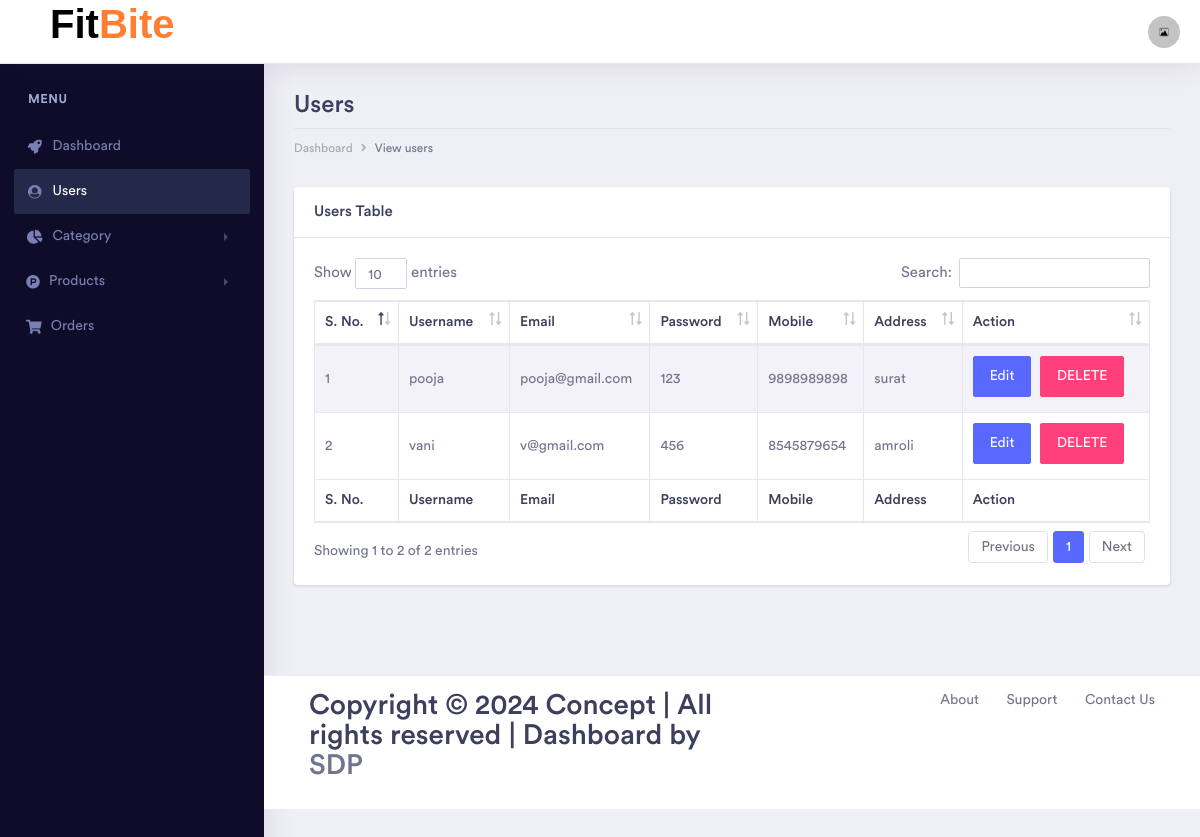
Page /final/admin/view_users.php (signed in) on the committed database.
### tables this page shows
CREATE TABLE `users_login` (
  `users_id` int(11) NOT NULL,
  `users_username` varchar(100) NOT NULL,
  `users_email` varchar(150) NOT NULL,
  `users_password` varchar(100) NOT NULL,
  `users_mobile` varchar(50) NOT NULL,
  `users_address` varchar(200) NOT NULL
);

### final/admin/view_users.php (the view, shortened to what this page needs)
<?php
if (isset($_SESSION['user_admin_id']) && $_SESSION['user_admin_id'] != null) {
?>
    <!doctype html>
    <html lang="en">
    <head>
        <link rel="stylesheet" href="../css/bootstrap.min.css">
        <link href="../fonts/circular-std/style.css" rel="stylesheet">
        <link rel="stylesheet" href="../css/style.css">
        <link rel="stylesheet" href="../fonts/fontawesome/css/fontawesome-all.css">
        <link rel="stylesheet" href="../css/dataTables.bootstrap4.css">
        <link rel="stylesheet" href="style.css">
    </head>
    <body>
        <div class="dashboard-main-wrapper">
            <div class="dashboard-header">
                <nav class="navbar navbar-expand-lg bg-white fixed-top">
                    <div class="logo">
                        <a href="index.php">
                            <h1>Fit<b>Bite</b></h1>
                        </a>
                    </div>
                    <div class="collapse navbar-collapse" id="navbarSupportedContent">
                        <ul class="navbar-nav ml-auto navbar-right-top">
                            <li class="nav-item dropdown nav-user">
                                <a class="nav-link nav-user-img" href="#" id="navbarDropdownMenuLink2" data-toggle="dropdown" aria-haspopup="true" aria-expanded="false"><img src="../images/default-image.jpg" alt="" class="user-avatar-md rounded-circle"></a>
                            </li>
                        </ul>
                    </div>
                </nav>
            </div>
            <div class="nav-left-sidebar sidebar-dark">
                <div class="menu-list">
                    <nav class="navbar navbar-expand-lg navbar-light">
                        <div class="collapse navbar-collapse" id="navbarNav">
                            <ul class="navbar-nav flex-column">
                                <li class="nav-divider">
                                    Menu
                                </li>
                                <li class="nav-item ">
                                    <a class="nav-link" href="dashboard.php"><i class="fa fa-fw fa-rocket"></i>Dashboard</a>
                                </li>
                                <li class="nav-item">
                                    <a class="nav-link active" href="view_users.php"><i class="fa fa-fw fa-user-circle"></i>Users</a>
                                </li>
                                <li class="nav-item">
                                    <a class="nav-link" href="#" data-toggle="collapse" aria-expanded="false" data-target="#submenu-3" aria-controls="submenu-3"><i class="fas fa-fw fa-chart-pie"></i>Category</a>
                                </li>
                                <li class="nav-item ">
                                    <a class="nav-link" href="#" data-toggle="collapse" aria-expanded="false" data-target="#submenu-4" aria-controls="submenu-4"><i class="fab fa-product-hunt
"></i>Products</a>
                                </li>
                                <li class="nav-item">
                                    <a class="nav-link" href="view_orders.php"><i class="fas fa-shopping-cart
"></i>Orders</a>
                                </li>
                            </ul>
                        </div>
                    </nav>
                </div>
            </div>
            <div class="dashboard-wrapper">
                <div class="container-fluid dashboard-content">
                    <div class="row">
                        <div class="col-xl-12 col-lg-12 col-md-12 col-sm-12 col-12">
                            <div class="page-header">
                                <h2 class="pageheader-title">Users</h2>
                                <div class="page-breadcrumb">
                                    <nav aria-label="breadcrumb">
                                        <ol class="breadcrumb">
                                            <li class="breadcrumb-item"><a href="dashboard.php" class="breadcrumb-link">Dashboard</a></li>
                                            <li class="breadcrumb-item active" aria-current="page">View users</li>
                                        </ol>
                                    </nav>
                                </div>
                            </div>
                        </div>
                    </div>
                    <div class="row">
                        <div class="col-xl-12 col-lg-12 col-md-12 col-sm-12 col-12">
                            <div class="card">
                                <h5 class="card-header">Users Table</h5>
                                <div class="card-body">
                                    <div class="table-responsive">
                                        <table class="table table-striped table-bordered first">
                                            <thead>
                                                <tr>
                                                    <th>S. No.</th>
                                                    <th>Username</th>
                                                    <th>Email</th>
                                                    <th>Password</th>
                                                    <th>Mobile</th>
                                                    <th>Address</th>
                                                    <th>Action</th>
                                                </tr>
                                            </thead>
                                            <tbody>
                                                <?php
                                                require_once('connection.php');
                                                $select = "SELECT * FROM users_login";
                                                $query = mysqli_query($conn, $select);
                                                $i = 1;
                                                while ($res = mysqli_fetch_assoc($query)) {
                                                ?>
                                                    <tr>
                                                        <td><?php echo $i++; ?></td>
                                                        <td><?php echo $res['users_username']; ?></td>
                                                        <td><?php echo $res['users_email']; ?></td>
                                                        <td><?php echo $res['users_password']; ?></td>
                                                        <td><?php echo $res['users_mobile']; ?></td>
                                                        <td><?php echo $res['users_address']; ?></td>
                                                        <td>
                                                            <button data-toggle="modal" data-target="#exampleModal" class="btn btn-space btn-primary" onclick="edit_users(<?php echo $res['users_id']; ?>)">Edit</button>
                                                            <button onclick="delete_users(<?php echo $res['users_id']; ?>)" class="btn btn-space btn-secondary">DELETE</button>
                                                        </td>
                                                    </tr>
                                                <?php } ?>
                                            </tbody>
                                            <tfoot>
                                                <tr>
                                                    <th>S. No.</th>
                                                    <th>Username</th>
                                                    <th>Email</th>
                                                    <th>Password</th>
                                                    <th>Mobile</th>
                                                    <th>Address</th>
                                                    <th>Action</th>
                                                </tr>
                                            </tfoot>
                                        </table>
                                    </div>
                                </div>
                            </div>
                        </div>
                    </div>
                </div>
                <div class="footer">
                    <div class="container-fluid">
                        <div class="row">
                            <div class="col-xl-6 col-lg-6 col-md-12 col-sm-12 col-12">
                                <h2>Copyright © 2024 Concept | All rights reserved | Dashboard by <a href="#">SDP</a></h2>
                            </div>
                            <div class="col-xl-6 col-lg-6 col-md-12 col-sm-12 col-12">
                                <div class="text-md-right footer-links d-none d-sm-block">
                                    <a href="javascript: void(0);">About</a>
                                    <a href="javascript: void(0);">Support</a>
                                    <a href="javascript: void(0);">Contact Us</a>
                                </div>
                            </div>
                        </div>
                    </div>
                </div>
            </div>
        </div>
    </body>
    </html>
<?php
} else {
    header("Location: index.php");
}
?>

### final/admin/style.css (style rules this page uses)
.navbar .logo h1 { font-weight: 600; font-family: sans-serif; color: black; font-size: 40px; margin-left:50px; }
.navbar .logo b { color: #FF7F32; }

### rows in the picture
users_login: users_username "pooja", users_email "pooja@gmail.com", users_password "123", users_mobile "9898989898", users_address "surat"
users_login: users_username "vani", users_email "v@gmail.com", users_password "456", users_mobile "8545879654", users_address "amroli"
